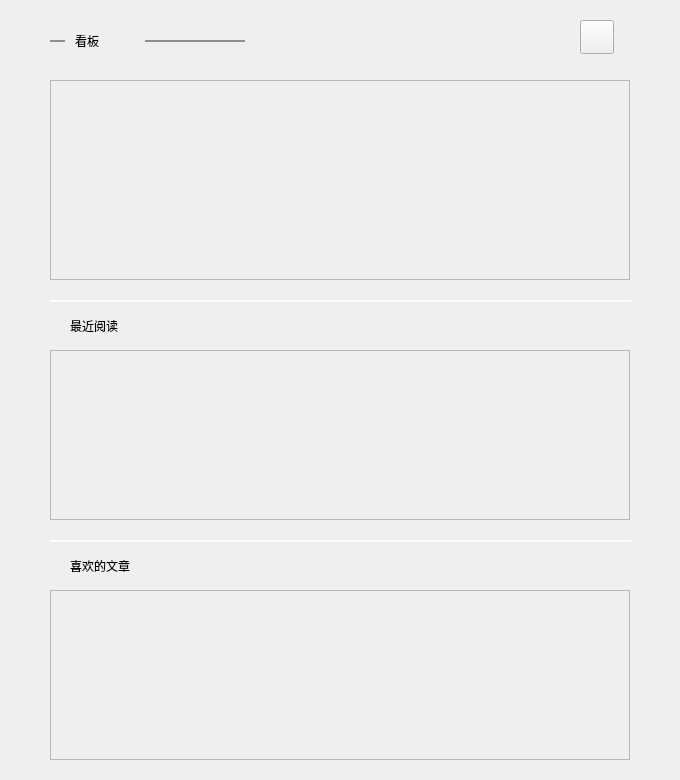
<?xml version="1.0" encoding="UTF-8"?>
<ui version="4.0">
 <class>Widget</class>
 <widget class="QWidget" name="Widget">
  <property name="geometry">
   <rect>
    <x>0</x>
    <y>0</y>
    <width>680</width>
    <height>780</height>
   </rect>
  </property>
  <property name="cursor">
   <cursorShape>ArrowCursor</cursorShape>
  </property>
  <property name="windowTitle">
   <string>Widget</string>
  </property>
  <widget class="QStackedWidget" name="stackedWidget">
   <property name="geometry">
    <rect>
     <x>0</x>
     <y>0</y>
     <width>680</width>
     <height>780</height>
    </rect>
   </property>
   <widget class="QWidget" name="mainpage">
    <widget class="QWidget" name="topBg" native="true">
     <property name="geometry">
      <rect>
       <x>0</x>
       <y>0</y>
       <width>680</width>
       <height>300</height>
      </rect>
     </property>
     <widget class="QLabel" name="label">
      <property name="geometry">
       <rect>
        <x>145</x>
        <y>40</y>
        <width>100</width>
        <height>2</height>
       </rect>
      </property>
      <property name="styleSheet">
       <string notr="true">background-color: rgba(0, 0, 0, 0.4)
</string>
      </property>
      <property name="text">
       <string/>
      </property>
     </widget>
     <widget class="QLabel" name="topLabel">
      <property name="geometry">
       <rect>
        <x>75</x>
        <y>25</y>
        <width>71</width>
        <height>31</height>
       </rect>
      </property>
      <property name="styleSheet">
       <string notr="true">font: 24pt &quot;黑体&quot;;</string>
      </property>
      <property name="text">
       <string>看板</string>
      </property>
     </widget>
     <widget class="QLabel" name="label_4">
      <property name="geometry">
       <rect>
        <x>50</x>
        <y>40</y>
        <width>15</width>
        <height>2</height>
       </rect>
      </property>
      <property name="styleSheet">
       <string notr="true">background-color: rgba(0, 0, 0, 0.4)
</string>
      </property>
      <property name="text">
       <string/>
      </property>
     </widget>
     <widget class="QPushButton" name="renew">
      <property name="geometry">
       <rect>
        <x>580</x>
        <y>20</y>
        <width>34</width>
        <height>34</height>
       </rect>
      </property>
      <property name="text">
       <string/>
      </property>
     </widget>
     <widget class="QScrollArea" name="topScrollArea">
      <property name="geometry">
       <rect>
        <x>50</x>
        <y>80</y>
        <width>580</width>
        <height>200</height>
       </rect>
      </property>
      <property name="minimumSize">
       <size>
        <width>580</width>
        <height>170</height>
       </size>
      </property>
      <property name="widgetResizable">
       <bool>true</bool>
      </property>
      <widget class="QWidget" name="topScrollAreaWidgetContents">
       <property name="geometry">
        <rect>
         <x>0</x>
         <y>0</y>
         <width>578</width>
         <height>198</height>
        </rect>
       </property>
      </widget>
     </widget>
     <zorder>topLabel</zorder>
     <zorder>label_4</zorder>
     <zorder>label</zorder>
     <zorder>renew</zorder>
     <zorder>topScrollArea</zorder>
    </widget>
    <widget class="QWidget" name="btmBg" native="true">
     <property name="geometry">
      <rect>
       <x>0</x>
       <y>540</y>
       <width>681</width>
       <height>241</height>
      </rect>
     </property>
     <widget class="QLabel" name="btmLabel">
      <property name="geometry">
       <rect>
        <x>70</x>
        <y>10</y>
        <width>181</width>
        <height>31</height>
       </rect>
      </property>
      <property name="styleSheet">
       <string notr="true">font: 12pt &quot;黑体&quot;;</string>
      </property>
      <property name="text">
       <string>喜欢的文章</string>
      </property>
     </widget>
     <widget class="QLabel" name="label_3">
      <property name="geometry">
       <rect>
        <x>50</x>
        <y>0</y>
        <width>581</width>
        <height>2</height>
       </rect>
      </property>
      <property name="styleSheet">
       <string notr="true">background-color: rgba(255, 255, 255, 0.8)
</string>
      </property>
      <property name="text">
       <string/>
      </property>
     </widget>
     <widget class="QScrollArea" name="btmScrollArea">
      <property name="geometry">
       <rect>
        <x>50</x>
        <y>50</y>
        <width>580</width>
        <height>170</height>
       </rect>
      </property>
      <property name="widgetResizable">
       <bool>true</bool>
      </property>
      <widget class="QWidget" name="scrollAreaWidgetContents_2">
       <property name="geometry">
        <rect>
         <x>0</x>
         <y>0</y>
         <width>578</width>
         <height>168</height>
        </rect>
       </property>
      </widget>
     </widget>
    </widget>
    <widget class="QWidget" name="midBg" native="true">
     <property name="geometry">
      <rect>
       <x>0</x>
       <y>300</y>
       <width>680</width>
       <height>240</height>
      </rect>
     </property>
     <widget class="QLabel" name="midLabel">
      <property name="geometry">
       <rect>
        <x>70</x>
        <y>10</y>
        <width>181</width>
        <height>31</height>
       </rect>
      </property>
      <property name="styleSheet">
       <string notr="true">font: 12pt &quot;黑体&quot;;</string>
      </property>
      <property name="text">
       <string>最近阅读</string>
      </property>
     </widget>
     <widget class="QLabel" name="label_2">
      <property name="geometry">
       <rect>
        <x>50</x>
        <y>0</y>
        <width>581</width>
        <height>2</height>
       </rect>
      </property>
      <property name="styleSheet">
       <string notr="true">background-color: rgba(255, 255, 255, 0.8)
</string>
      </property>
      <property name="text">
       <string/>
      </property>
     </widget>
     <widget class="QScrollArea" name="midScrollArea">
      <property name="geometry">
       <rect>
        <x>50</x>
        <y>50</y>
        <width>580</width>
        <height>170</height>
       </rect>
      </property>
      <property name="widgetResizable">
       <bool>true</bool>
      </property>
      <widget class="QWidget" name="scrollAreaWidgetContents">
       <property name="geometry">
        <rect>
         <x>0</x>
         <y>0</y>
         <width>578</width>
         <height>168</height>
        </rect>
       </property>
      </widget>
     </widget>
    </widget>
   </widget>
   <widget class="QWidget" name="articlepage">
    <widget class="QWidget" name="topWidget" native="true">
     <property name="geometry">
      <rect>
       <x>0</x>
       <y>0</y>
       <width>680</width>
       <height>61</height>
      </rect>
     </property>
     <widget class="QPushButton" name="backButton_5">
      <property name="geometry">
       <rect>
        <x>30</x>
        <y>10</y>
        <width>40</width>
        <height>40</height>
       </rect>
      </property>
      <property name="font">
       <font>
        <pointsize>16</pointsize>
        <weight>75</weight>
        <bold>true</bold>
       </font>
      </property>
      <property name="text">
       <string>&lt;</string>
      </property>
     </widget>
     <widget class="QPushButton" name="likeButton_5">
      <property name="geometry">
       <rect>
        <x>600</x>
        <y>10</y>
        <width>40</width>
        <height>40</height>
       </rect>
      </property>
      <property name="text">
       <string/>
      </property>
      <property name="icon">
       <iconset>
        <normaloff>:/new/xin.png</normaloff>:/new/xin.png</iconset>
      </property>
      <property name="iconSize">
       <size>
        <width>30</width>
        <height>30</height>
       </size>
      </property>
     </widget>
    </widget>
    <widget class="QWidget" name="btmWidget" native="true">
     <property name="geometry">
      <rect>
       <x>0</x>
       <y>60</y>
       <width>681</width>
       <height>721</height>
      </rect>
     </property>
    </widget>
    <widget class="QLabel" name="articlename">
     <property name="geometry">
      <rect>
       <x>130</x>
       <y>70</y>
       <width>431</width>
       <height>51</height>
      </rect>
     </property>
     <property name="font">
      <font>
       <family>浪漫雅圆</family>
       <pointsize>17</pointsize>
       <weight>75</weight>
       <bold>true</bold>
      </font>
     </property>
     <property name="text">
      <string/>
     </property>
    </widget>
    <widget class="QTextEdit" name="contentView">
     <property name="geometry">
      <rect>
       <x>110</x>
       <y>380</y>
       <width>471</width>
       <height>371</height>
      </rect>
     </property>
     <property name="font">
      <font>
       <family>幼圆</family>
       <pointsize>10</pointsize>
      </font>
     </property>
     <property name="html">
      <string>&lt;!DOCTYPE HTML PUBLIC &quot;-//W3C//DTD HTML 4.0//EN&quot; &quot;http://www.w3.org/TR/REC-html40/strict.dtd&quot;&gt;
&lt;html&gt;&lt;head&gt;&lt;meta name=&quot;qrichtext&quot; content=&quot;1&quot; /&gt;&lt;style type=&quot;text/css&quot;&gt;
p, li { white-space: pre-wrap; }
&lt;/style&gt;&lt;/head&gt;&lt;body style=&quot; font-family:'幼圆'; font-size:10pt; font-weight:400; font-style:normal;&quot;&gt;
&lt;p style=&quot;-qt-paragraph-type:empty; margin-top:0px; margin-bottom:0px; margin-left:0px; margin-right:0px; -qt-block-indent:0; text-indent:0px;&quot;&gt;&lt;br /&gt;&lt;/p&gt;&lt;/body&gt;&lt;/html&gt;</string>
     </property>
    </widget>
    <widget class="QLabel" name="articleImg">
     <property name="geometry">
      <rect>
       <x>170</x>
       <y>130</y>
       <width>350</width>
       <height>233</height>
      </rect>
     </property>
     <property name="text">
      <string/>
     </property>
    </widget>
   </widget>
  </widget>
 </widget>
 <layoutdefault spacing="6" margin="11"/>
 <resources/>
 <connections/>
</ui>
